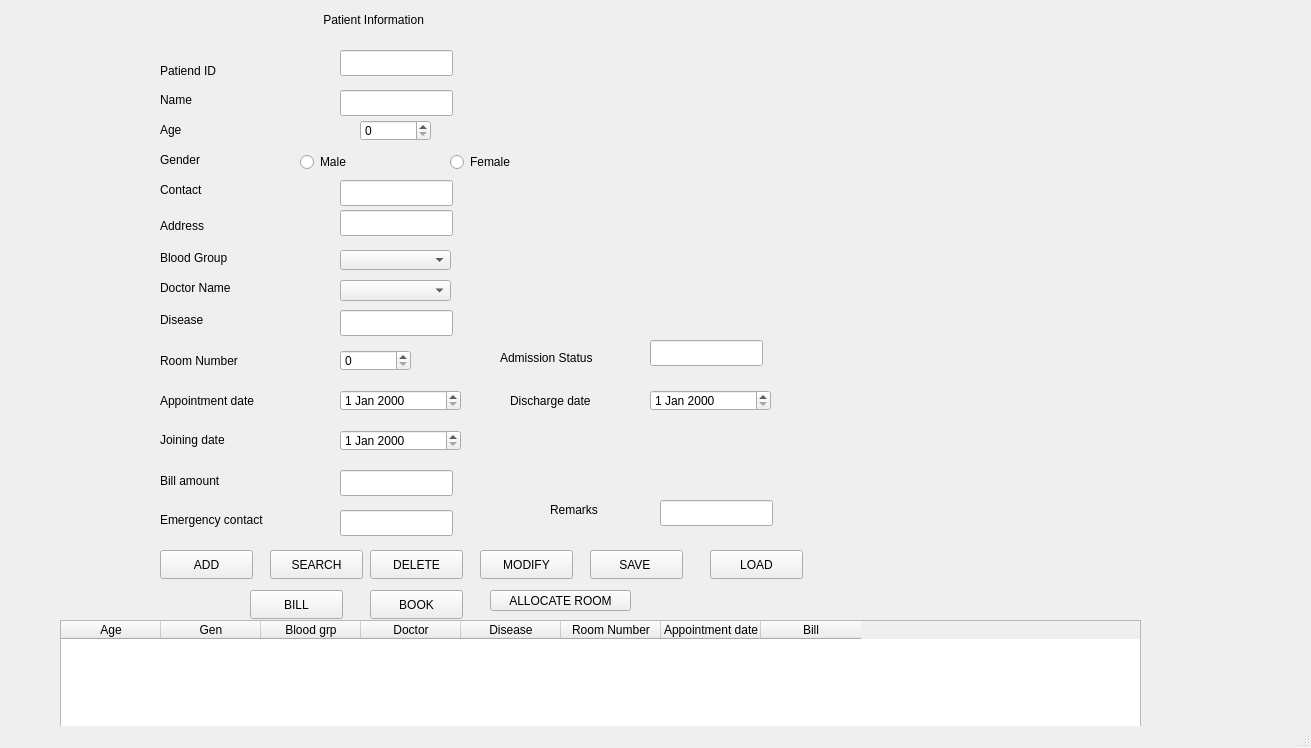
<?xml version="1.0" encoding="UTF-8"?>
<ui version="4.0">
 <class>MainWindow</class>
 <widget class="QMainWindow" name="MainWindow">
  <property name="geometry">
   <rect>
    <x>0</x>
    <y>0</y>
    <width>1311</width>
    <height>748</height>
   </rect>
  </property>
  <property name="windowTitle">
   <string>MainWindow</string>
  </property>
  <widget class="QWidget" name="centralwidget">
   <widget class="QLineEdit" name="lineEditpatientID">
    <property name="geometry">
     <rect>
      <x>340</x>
      <y>50</y>
      <width>113</width>
      <height>26</height>
     </rect>
    </property>
   </widget>
   <widget class="QLabel" name="label">
    <property name="geometry">
     <rect>
      <x>160</x>
      <y>60</y>
      <width>71</width>
      <height>21</height>
     </rect>
    </property>
    <property name="text">
     <string>Patiend ID</string>
    </property>
   </widget>
   <widget class="QLabel" name="label_2">
    <property name="geometry">
     <rect>
      <x>300</x>
      <y>10</y>
      <width>191</width>
      <height>20</height>
     </rect>
    </property>
    <property name="text">
     <string>       Patient Information</string>
    </property>
   </widget>
   <widget class="QLabel" name="label_3">
    <property name="geometry">
     <rect>
      <x>160</x>
      <y>90</y>
      <width>63</width>
      <height>20</height>
     </rect>
    </property>
    <property name="text">
     <string>Name</string>
    </property>
   </widget>
   <widget class="QLineEdit" name="lineEditname">
    <property name="geometry">
     <rect>
      <x>340</x>
      <y>90</y>
      <width>113</width>
      <height>26</height>
     </rect>
    </property>
   </widget>
   <widget class="QSpinBox" name="spinBoxAge">
    <property name="geometry">
     <rect>
      <x>360</x>
      <y>120</y>
      <width>71</width>
      <height>21</height>
     </rect>
    </property>
   </widget>
   <widget class="QLabel" name="label_4">
    <property name="geometry">
     <rect>
      <x>160</x>
      <y>120</y>
      <width>63</width>
      <height>20</height>
     </rect>
    </property>
    <property name="text">
     <string>Age</string>
    </property>
   </widget>
   <widget class="QRadioButton" name="radioButton">
    <property name="geometry">
     <rect>
      <x>300</x>
      <y>150</y>
      <width>110</width>
      <height>24</height>
     </rect>
    </property>
    <property name="text">
     <string>Male</string>
    </property>
   </widget>
   <widget class="QRadioButton" name="radioButton_2">
    <property name="geometry">
     <rect>
      <x>450</x>
      <y>150</y>
      <width>110</width>
      <height>24</height>
     </rect>
    </property>
    <property name="text">
     <string>Female</string>
    </property>
   </widget>
   <widget class="QLabel" name="label_5">
    <property name="geometry">
     <rect>
      <x>160</x>
      <y>150</y>
      <width>63</width>
      <height>20</height>
     </rect>
    </property>
    <property name="text">
     <string>Gender</string>
    </property>
   </widget>
   <widget class="QLineEdit" name="lineEditContact">
    <property name="geometry">
     <rect>
      <x>340</x>
      <y>180</y>
      <width>113</width>
      <height>26</height>
     </rect>
    </property>
   </widget>
   <widget class="QLineEdit" name="lineEditAddress">
    <property name="geometry">
     <rect>
      <x>340</x>
      <y>210</y>
      <width>113</width>
      <height>26</height>
     </rect>
    </property>
   </widget>
   <widget class="QLabel" name="label_6">
    <property name="geometry">
     <rect>
      <x>160</x>
      <y>180</y>
      <width>63</width>
      <height>20</height>
     </rect>
    </property>
    <property name="text">
     <string>Contact</string>
    </property>
   </widget>
   <widget class="QLabel" name="label_7">
    <property name="geometry">
     <rect>
      <x>160</x>
      <y>210</y>
      <width>63</width>
      <height>31</height>
     </rect>
    </property>
    <property name="text">
     <string>Address</string>
    </property>
   </widget>
   <widget class="QComboBox" name="comboxBoxblood">
    <property name="geometry">
     <rect>
      <x>340</x>
      <y>250</y>
      <width>111</width>
      <height>20</height>
     </rect>
    </property>
   </widget>
   <widget class="QLabel" name="label_8">
    <property name="geometry">
     <rect>
      <x>160</x>
      <y>250</y>
      <width>91</width>
      <height>16</height>
     </rect>
    </property>
    <property name="text">
     <string>Blood Group</string>
    </property>
   </widget>
   <widget class="QComboBox" name="comboBoxDoctor">
    <property name="geometry">
     <rect>
      <x>340</x>
      <y>280</y>
      <width>111</width>
      <height>21</height>
     </rect>
    </property>
   </widget>
   <widget class="QLabel" name="label_9">
    <property name="geometry">
     <rect>
      <x>160</x>
      <y>280</y>
      <width>91</width>
      <height>16</height>
     </rect>
    </property>
    <property name="text">
     <string>Doctor Name</string>
    </property>
   </widget>
   <widget class="QLineEdit" name="lineEditDisease">
    <property name="geometry">
     <rect>
      <x>340</x>
      <y>310</y>
      <width>113</width>
      <height>26</height>
     </rect>
    </property>
   </widget>
   <widget class="QLabel" name="label_10">
    <property name="geometry">
     <rect>
      <x>160</x>
      <y>310</y>
      <width>91</width>
      <height>20</height>
     </rect>
    </property>
    <property name="text">
     <string>Disease</string>
    </property>
   </widget>
   <widget class="QSpinBox" name="spinBox_Room">
    <property name="geometry">
     <rect>
      <x>340</x>
      <y>350</y>
      <width>71</width>
      <height>21</height>
     </rect>
    </property>
   </widget>
   <widget class="QLabel" name="label_11">
    <property name="geometry">
     <rect>
      <x>160</x>
      <y>350</y>
      <width>101</width>
      <height>21</height>
     </rect>
    </property>
    <property name="text">
     <string>Room Number</string>
    </property>
   </widget>
   <widget class="QLabel" name="label_12">
    <property name="geometry">
     <rect>
      <x>500</x>
      <y>350</y>
      <width>121</width>
      <height>16</height>
     </rect>
    </property>
    <property name="text">
     <string>Admission Status</string>
    </property>
   </widget>
   <widget class="QLineEdit" name="lineEditadmission">
    <property name="geometry">
     <rect>
      <x>650</x>
      <y>340</y>
      <width>113</width>
      <height>26</height>
     </rect>
    </property>
   </widget>
   <widget class="QDateEdit" name="dateEditappointdate">
    <property name="geometry">
     <rect>
      <x>340</x>
      <y>390</y>
      <width>121</width>
      <height>21</height>
     </rect>
    </property>
   </widget>
   <widget class="QDateEdit" name="dateEdit_joining">
    <property name="geometry">
     <rect>
      <x>340</x>
      <y>430</y>
      <width>121</width>
      <height>21</height>
     </rect>
    </property>
   </widget>
   <widget class="QDateEdit" name="dateEdit_discharge">
    <property name="geometry">
     <rect>
      <x>650</x>
      <y>390</y>
      <width>121</width>
      <height>21</height>
     </rect>
    </property>
   </widget>
   <widget class="QLabel" name="label_13">
    <property name="geometry">
     <rect>
      <x>160</x>
      <y>390</y>
      <width>131</width>
      <height>21</height>
     </rect>
    </property>
    <property name="text">
     <string>Appointment date</string>
    </property>
   </widget>
   <widget class="QLabel" name="label_14">
    <property name="geometry">
     <rect>
      <x>160</x>
      <y>430</y>
      <width>121</width>
      <height>20</height>
     </rect>
    </property>
    <property name="text">
     <string>Joining date</string>
    </property>
   </widget>
   <widget class="QLabel" name="label_15">
    <property name="geometry">
     <rect>
      <x>510</x>
      <y>390</y>
      <width>101</width>
      <height>21</height>
     </rect>
    </property>
    <property name="text">
     <string>Discharge date</string>
    </property>
   </widget>
   <widget class="QLineEdit" name="lineEdit_bill">
    <property name="geometry">
     <rect>
      <x>340</x>
      <y>470</y>
      <width>113</width>
      <height>26</height>
     </rect>
    </property>
   </widget>
   <widget class="QLabel" name="label_16">
    <property name="geometry">
     <rect>
      <x>160</x>
      <y>470</y>
      <width>101</width>
      <height>21</height>
     </rect>
    </property>
    <property name="text">
     <string>Bill amount</string>
    </property>
   </widget>
   <widget class="QLineEdit" name="lineeditEmergency">
    <property name="geometry">
     <rect>
      <x>340</x>
      <y>510</y>
      <width>113</width>
      <height>26</height>
     </rect>
    </property>
   </widget>
   <widget class="QLabel" name="label_17">
    <property name="geometry">
     <rect>
      <x>160</x>
      <y>510</y>
      <width>141</width>
      <height>20</height>
     </rect>
    </property>
    <property name="text">
     <string>Emergency contact</string>
    </property>
   </widget>
   <widget class="QLineEdit" name="lineEditremarks">
    <property name="geometry">
     <rect>
      <x>660</x>
      <y>500</y>
      <width>113</width>
      <height>26</height>
     </rect>
    </property>
   </widget>
   <widget class="QLabel" name="label_18">
    <property name="geometry">
     <rect>
      <x>550</x>
      <y>500</y>
      <width>63</width>
      <height>20</height>
     </rect>
    </property>
    <property name="text">
     <string>Remarks</string>
    </property>
   </widget>
   <widget class="QPushButton" name="addPatient">
    <property name="geometry">
     <rect>
      <x>160</x>
      <y>550</y>
      <width>93</width>
      <height>29</height>
     </rect>
    </property>
    <property name="text">
     <string>ADD</string>
    </property>
   </widget>
   <widget class="QPushButton" name="searchPatient">
    <property name="geometry">
     <rect>
      <x>270</x>
      <y>550</y>
      <width>93</width>
      <height>29</height>
     </rect>
    </property>
    <property name="text">
     <string>SEARCH</string>
    </property>
   </widget>
   <widget class="QPushButton" name="deletepatient">
    <property name="geometry">
     <rect>
      <x>370</x>
      <y>550</y>
      <width>93</width>
      <height>29</height>
     </rect>
    </property>
    <property name="text">
     <string>DELETE</string>
    </property>
   </widget>
   <widget class="QPushButton" name="modifyPatient">
    <property name="geometry">
     <rect>
      <x>480</x>
      <y>550</y>
      <width>93</width>
      <height>29</height>
     </rect>
    </property>
    <property name="text">
     <string>MODIFY</string>
    </property>
   </widget>
   <widget class="QPushButton" name="Savedata">
    <property name="geometry">
     <rect>
      <x>590</x>
      <y>550</y>
      <width>93</width>
      <height>29</height>
     </rect>
    </property>
    <property name="text">
     <string>SAVE </string>
    </property>
   </widget>
   <widget class="QPushButton" name="LoadData">
    <property name="geometry">
     <rect>
      <x>710</x>
      <y>550</y>
      <width>93</width>
      <height>29</height>
     </rect>
    </property>
    <property name="text">
     <string>LOAD</string>
    </property>
   </widget>
   <widget class="QPushButton" name="Billgenerate">
    <property name="geometry">
     <rect>
      <x>250</x>
      <y>590</y>
      <width>93</width>
      <height>29</height>
     </rect>
    </property>
    <property name="text">
     <string>BILL</string>
    </property>
   </widget>
   <widget class="QPushButton" name="bookappointment">
    <property name="geometry">
     <rect>
      <x>370</x>
      <y>590</y>
      <width>93</width>
      <height>29</height>
     </rect>
    </property>
    <property name="text">
     <string>BOOK</string>
    </property>
   </widget>
   <widget class="QPushButton" name="alloctaeRoom">
    <property name="geometry">
     <rect>
      <x>490</x>
      <y>590</y>
      <width>141</width>
      <height>21</height>
     </rect>
    </property>
    <property name="text">
     <string>ALLOCATE ROOM</string>
    </property>
   </widget>
   <widget class="QTableWidget" name="tableWidget">
    <property name="geometry">
     <rect>
      <x>60</x>
      <y>620</y>
      <width>1081</width>
      <height>191</height>
     </rect>
    </property>
    <column>
     <property name="text">
      <string>Age</string>
     </property>
    </column>
    <column>
     <property name="text">
      <string>Gen</string>
     </property>
    </column>
    <column>
     <property name="text">
      <string>Blood grp</string>
     </property>
    </column>
    <column>
     <property name="text">
      <string>Doctor</string>
     </property>
    </column>
    <column>
     <property name="text">
      <string>Disease</string>
     </property>
    </column>
    <column>
     <property name="text">
      <string>Room Number</string>
     </property>
    </column>
    <column>
     <property name="text">
      <string>Appointment date</string>
     </property>
    </column>
    <column>
     <property name="text">
      <string>Bill</string>
     </property>
    </column>
   </widget>
  </widget>
  <widget class="QMenuBar" name="menubar">
   <property name="geometry">
    <rect>
     <x>0</x>
     <y>0</y>
     <width>1311</width>
     <height>26</height>
    </rect>
   </property>
  </widget>
  <widget class="QStatusBar" name="statusbar"/>
 </widget>
 <resources/>
 <connections/>
</ui>
